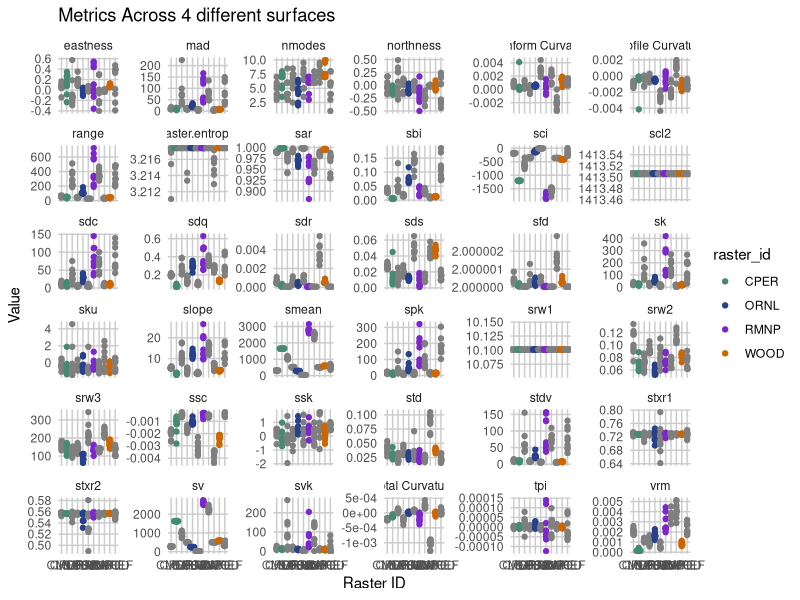
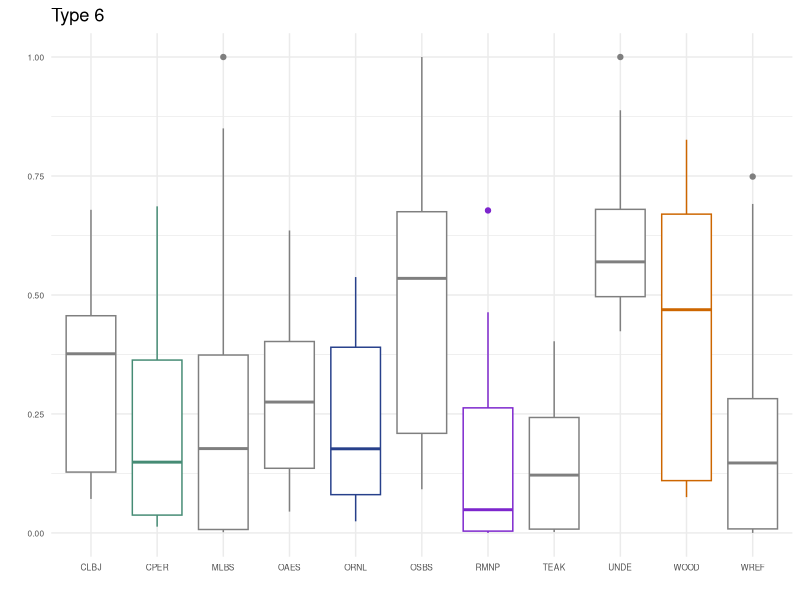
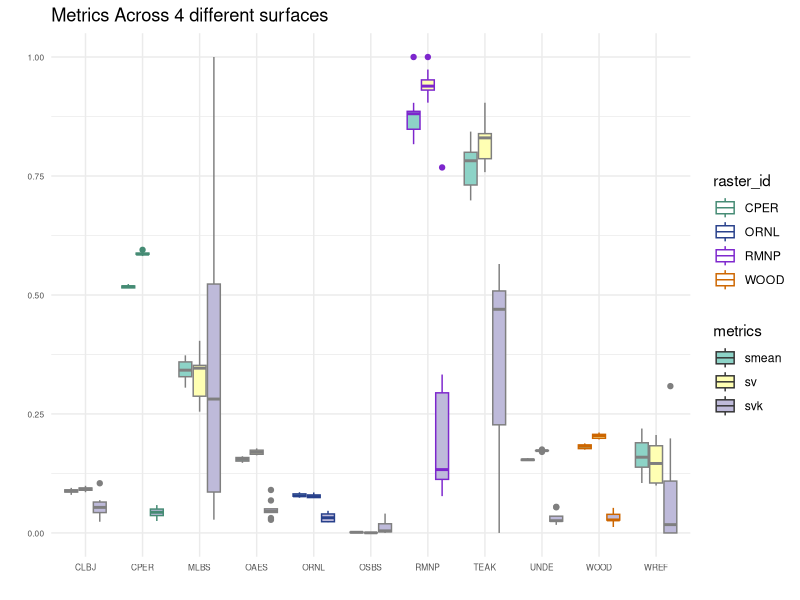
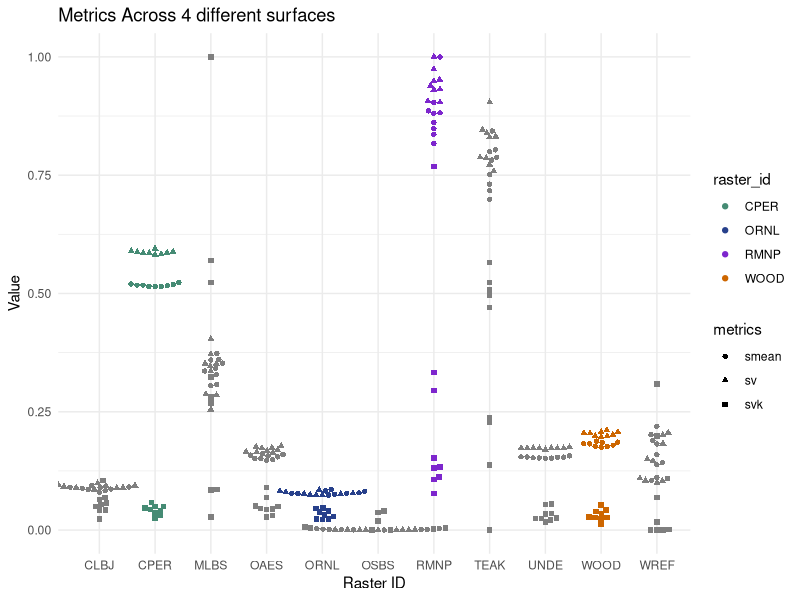
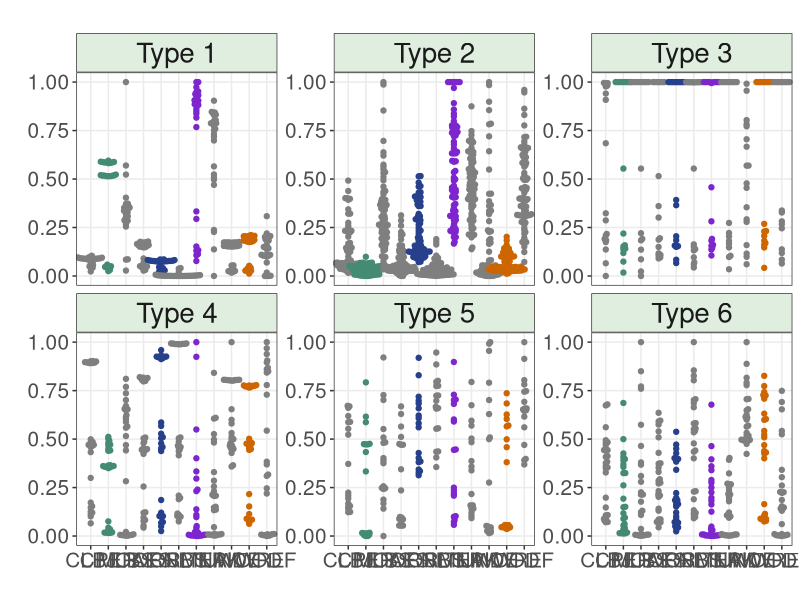
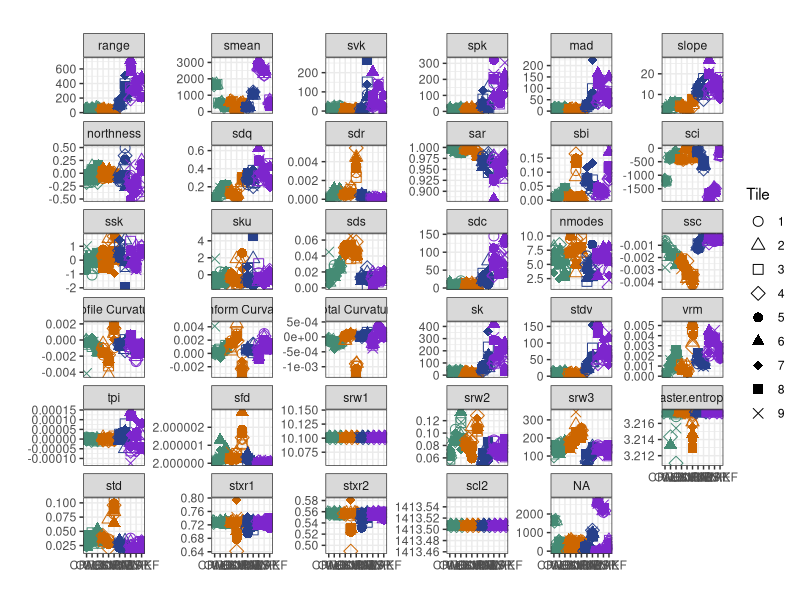
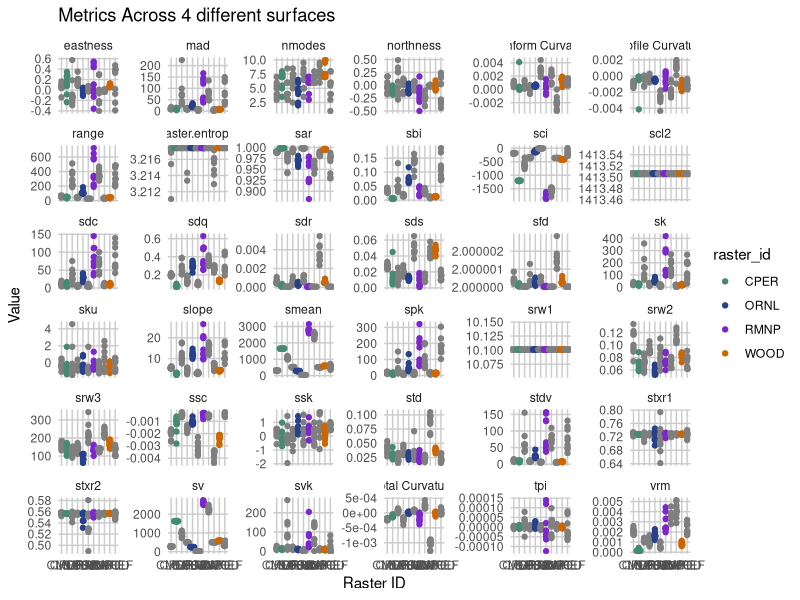
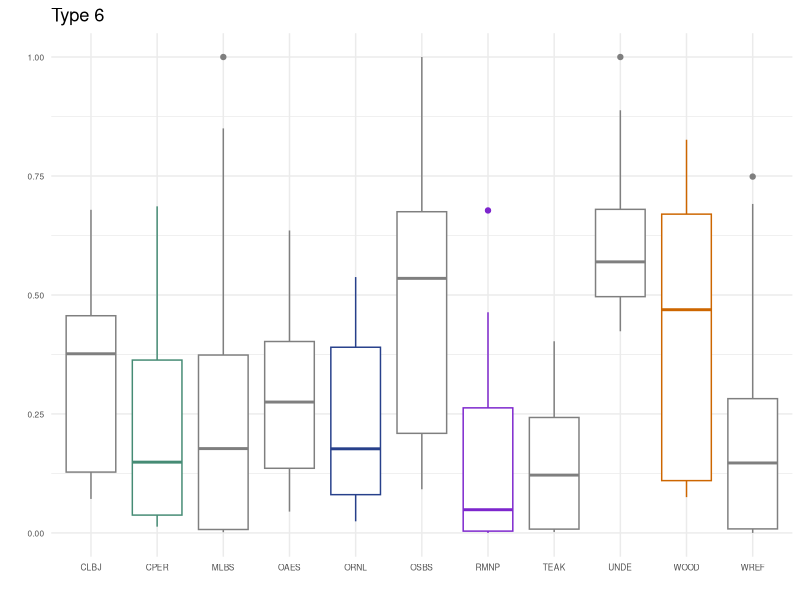

Write the R code that produced these figures, in order. (Note: this script raises an error after producing the figures.)
######Plotting######################
library(readr)
library(dplyr)
library(ggplot2)
library(cowplot)
library(tidyr)
library(ggrepel)
library(ggbeeswarm)

Metrics <- read_csv("./results/all_metrics_wide.csv") 
View(Metrics)


remove.metrics <- c("sa_1", "sq_1", "s10z_1", "sdq6_1", "sph_1", "svi_1", "scl_1",
                    "TRI_1", "TRIriley_1", "TRIrmsd_1", "roughness_1",
                    "std_1", "TPI_1", "tri_1")

check <- !(Metrics$func %in% remove.metrics)
Metrics.sub <- filter(Metrics, check)

# do some renaming
i <- which(Metrics.sub$func == "srw_1")
Metrics.sub$func[i] <- "srw1"

i <- which(Metrics.sub$func == "srw_2")
Metrics.sub$func[i] <- "srw2"

i <- which(Metrics.sub$func == "srw_3")
Metrics.sub$func[i] <- "srw3"

i <- which(Metrics.sub$func == "curvature_profile_1")
Metrics.sub$func[i] <- "Profile Curvature"

i <- which(Metrics.sub$func == "curvature_planform_1")
Metrics.sub$func[i] <- "Planform Curvature"

i <- which(Metrics.sub$func == "curvature_total_1")
Metrics.sub$func[i] <- "Total Curvature"

i <- which(Metrics.sub$func == "stxr_1")
Metrics.sub$func[i] <- "stxr1"

i <- which(Metrics.sub$func == "stxr_2")
Metrics.sub$func[i] <- "stxr2"

i <- which(Metrics.sub$func == "scl_2")
Metrics.sub$func[i] <- "scl2"

#Pivot data to format for plotting
Metrics_Long<- Metrics.sub %>%
  mutate(func = gsub("_.*", "", func)) %>%  # remove anything after the first "_" from func column
  pivot_longer(
    cols = -func,               # except first row
    names_to = "Raster",        # new column for raster
    values_to = "value"         # new column for the metric value
  ) %>%
  rename(metrics = func) %>%       # rename func to metrics
  select(metrics, value, Raster) %>%
  mutate(raster_id = substr(Raster, 1, 4),   # add new column with locations, ID first 4 letters in raster
         resolution = sub(".*_(\\d+)m\\.tif$", "\\1", Raster),     # extract number before "m.tif" 
         Tile = sub(".*_(\\d+)_\\d+m\\.tif$", "\\1", Raster)) %>%  # second-to-last number   
  drop_na()  #remove NA values

#filter resolutions
Metrics_LongRes <- Metrics_Long %>% filter(resolution==1)

#Identify Outliers
findoutlier <- function(x) {    #Define function to identify outlier
  return(x < quantile(x, .25) - 1.5*IQR(x) | x > quantile(x, .75) + 1.5*IQR(x))
  }
Metrics_LongRes <- Metrics_LongRes %>%    #Include new columns that shows if observation is an outlier
  group_by(metrics, raster_id) %>%
  mutate(outlier = ifelse(findoutlier(value), value, NA))

#Beeswarm plot for all
ggplot(Metrics_LongRes, aes(x = raster_id, y = value, color = raster_id)) +
  geom_beeswarm() +
  facet_wrap(~ metrics, scales = "free_y") +  # one panel per metric
  scale_color_manual(values = c("CPER" = "aquamarine4", "ORNL" = "royalblue4", "RMNP"="purple3", "WOOD"="darkorange3"))+
  labs(x = "Raster ID",
       y = "Value",
       title = "Metrics Across 4 different surfaces") +
  theme_minimal() +
  theme(panel.grid.minor = element_blank(),
        panel.grid.major = element_line(color = "grey80"))

ggsave("BeeswarmAll.png", width = 70 , height = 40 , units = "cm", bg = "white")

#Plot subset for individual types
#Scale metrics so that can be plotted on the same 0-1 scale
Metrics_LongResScaled <- Metrics_LongRes %>%
  group_by(metrics) %>%
  mutate(value_scaled = (value - min(value)) / (max(value) - min(value))) %>%
  ungroup()

#Rerun individual types
#filter data per metrics
type1 <- Metrics_LongResScaled %>%
  filter(metrics %in% c("s10z", "sdq6", "smean", "sph", "sv", "svk")) %>% mutate(type = "Type 1")
type2 <- Metrics_LongResScaled %>%
  filter(metrics %in% c("mad", "range","roughness", 
                        "sdc", "sdq", "sk", "slope", "spk", "stdv",
                        "tri", "TRI", "TRIriley", "TRIrmsd", "vrm", "sa", "sq")) %>% mutate(type = "Type 2")
type3 <- Metrics_LongResScaled %>%
  filter(metrics %in% c("scl", "sku", "srw", "raster.entropy", "stxr")) %>% mutate(type = "Type 3")
type4 <- Metrics_LongResScaled %>%
  filter(metrics %in% c("sfd", "sci", "svi","tpi", "TPI")) %>% mutate(type = "Type 4")
type5 <- Metrics_LongResScaled %>%
  filter(metrics %in% c("sbi", "ssk")) %>% mutate(type = "Type 5")
type6 <- Metrics_LongResScaled %>%
  filter(metrics %in% c("northness", "sdr","curvature", "sds")) %>% mutate(type = "Type 6")
type7 <- Metrics_LongResScaled %>%
  filter(!metrics %in% c("s10z", "sdq6", "smean", "sph", "sv", "svk",
                         "AdjSD", "RIE", "roughness", "sdc", "sdq", "sk", "slope", "spk", 
                         "tri", "TRI", "TRIriley", "TRIrmsd", "vrm", "sa", "sq",
                         "scl", "sku", "srw", "raster.entropy", "stxr", 
                         "sfd", "sci", "svi","tpi", "TPI",
                         "sbi", "ssk",
                         "northness", "sdr", "curvature", "sds"))
All <- bind_rows(type1, type2, type3, type4, type5, type6)

###Plot individual types
#Boxplot
ggplot(type6, aes(x = raster_id, y = value_scaled, color = raster_id)) +
  geom_boxplot() +
  theme_minimal() +
  scale_color_manual(values = c("CPER" = "aquamarine4", "ORNL" = "royalblue4", "RMNP"="purple3", "WOOD"="darkorange3"))+
  labs(x = "", y = "", title = "Type 6") +
  theme(legend.position="none", 
        axis.text = element_text(size=6))
ggsave("Boxplot_type.png", width = 6 , height = 6 , units = "cm")

#Boxplots (with individual metrics)
ggplot(type1, aes(x = raster_id, y = value_scaled, color = raster_id, fill=metrics)) +
  geom_boxplot() +
  theme_minimal() +
  scale_fill_brewer(palette="Set3") +
  scale_color_manual(values = c("CPER" = "aquamarine4", "ORNL" = "royalblue4", "RMNP"="purple3", "WOOD"="darkorange3"))+
  labs(x = "", y = "", title = "Metrics Across 4 different surfaces") +
  theme(axis.text = element_text(size=6))

#Beeswarm
ggplot(type1, aes(x = raster_id, y = value_scaled, color = raster_id, shape = metrics)) +
  geom_beeswarm() +
  theme_minimal() +
  scale_color_manual(values = c("CPER" = "aquamarine4", "ORNL" = "royalblue4", "RMNP"="purple3", "WOOD"="darkorange3"))+
  labs(
    x = "Raster ID",
    y = "Value",
    title = "Metrics Across 4 different surfaces")

###Plot All
ggplot(All, aes(x = raster_id, y = value_scaled, color = raster_id)) +
  geom_beeswarm() +
  facet_wrap(~ type, scales = "free_y", nrow=2) +  # metrics by type
  theme_bw() +
  scale_color_manual(values = c("CPER" = "aquamarine4", "ORNL" = "royalblue4", "RMNP"="purple3", "WOOD"="darkorange3")) +
  labs(x = "", y = "", title = "") +
  theme(legend.position = "none",
        panel.grid.minor = element_blank(),
        axis.text = element_text(size = 15),
        strip.text = element_text(size = 20),
        strip.background = element_rect(fill = "honeydew2"))

ggsave("Types.png", width = 30 , height = 20 , units = "cm")



###Plot beeswarm for all variables
Metrics_LongRes_all <- Metrics_LongRes %>%
  mutate(raster_id = factor(raster_id, levels = c("CPER", "OAES", "CLBJ",
                                                  "WOOD", "OSBS","UNDE",
                                                  "ORNL", "MLBS",  "RMNP", 
                                                  "TEAK", "WREF")),
         metrics = factor(metrics,
                          levels = c("range", "smean", "svk", "spk", "mad",
                                     "slope", "northness", "eastnesss", "sdq",
                                     "sdr", "sar",
                                     "sbi", "sci", "ssk", "sku", "sds", "svi",
                                     "sdc", "nmodes",
                                     "ssc", "Profile Curvature", "Planform Curvature",
                                     "Total Curvature",
                                     "sk", "stdv", "vrm", "tpi",
                                     "sfd", "srw1", "srw2", "srw3", "raster.entropy", 
                                     "std", "stxr1", "stxr2", "scl2")
         ))

ggplot(Metrics_LongRes_all, aes(x = raster_id, y = value, color = raster_id, shape = Tile)) +
  geom_beeswarm(size=3) +
  facet_wrap(~ metrics, scales = "free_y", nrow=6) +  # metrics by type
  theme_bw() +
  scale_color_manual(values = c("CPER" = "aquamarine4", "OAES" = "aquamarine4", "CLBJ" = "aquamarine4", 
                                "ORNL" = "royalblue4", "MLBS" = "royalblue4", 
                                "RMNP"="purple3", "TEAK"="purple3", "WREF"="purple3", 
                                "WOOD"="darkorange3", "OSBS"="darkorange3", "UNDE"="darkorange3"), guide="none") +
  scale_shape_manual(name = "Tile",
                     values = c("1" = 1, "2" = 2, "3" = 0, "4" = 5, "5" = 16, "6" = 17, "7" = 18, "8" = 15, "9" = 4))+
  labs(x = "", y = "", title = "")


+
  theme(legend.position = "right",
        legend.text = element_text(size=25),
        legend.title = element_text(size=30),
        panel.grid.minor = element_blank(),
        axis.text = element_text(size = 25),
        strip.text = element_text(size = 30),
        strip.background = element_rect(fill = "honeydew2"))




###Plot beeswarm for top 12 variables from PCA
Metrics_LongRes_top <- Metrics_LongRes %>%
  filter(metrics %in% c("range", "curvature.total", "sbi", "stxr", "curvature.profile", "svk",
                        "sku", "eastness", "northness", "nmodes", "raster.entropy", "srw")) %>%
  mutate(raster_id = factor(raster_id, levels = c("CPER", "OAES", "CLBJ",
                                                  "WOOD", "OSBS","UNDE",
                                                  "ORNL", "MLBS",  
                                                  "RMNP", "TEAK", "WREF")),
         metrics = factor(metrics,
                          levels = c("range", "curvature.total", "sbi", "stxr", "curvature.profile", "svk",
                                     "sku", "eastness", "northness", "nmodes", "raster.entropy", "srw"),
                          labels = c("Range", "Total curvature", "Surface bearing index", "Texture aspect ratio", 
                                     "Profile curvature", "Reduced valley depth", "Surface kurtosis",
                                     "Aspect (easting)", "Aspect (northing)",
                                     "No. of modes", "Raster entropy", "Dominant radial wavelength")))
ggplot(Metrics_LongRes_top, aes(x = raster_id, y = value, color = raster_id, shape = Tile)) +
  geom_beeswarm(size=3) +
  facet_wrap(~ metrics, scales = "free_y", nrow=3) +  # metrics by type
  theme_bw() +
  scale_color_manual(values = c("CPER" = "aquamarine4", "OAES" = "aquamarine4", "CLBJ" = "aquamarine4", 
                                "ORNL" = "royalblue4", "MLBS" = "royalblue4", 
                                "RMNP"="purple3", "TEAK"="purple3", "WREF"="purple3", 
                                "WOOD"="darkorange3", "OSBS"="darkorange3", "UNDE"="darkorange3"), guide="none") +
  scale_shape_manual(name = "Tile",
                     values = c("1" = 1, "2" = 2, "3" = 0, "4" = 5, "5" = 16, "6" = 17, "7" = 18, "8" = 15, "9" = 4))+
  labs(x = "", y = "", title = "") +
  theme(legend.position = "right",
        legend.text = element_text(size=25),
        legend.title = element_text(size=30),
        panel.grid.minor = element_blank(),
        axis.text = element_text(size = 25),
        strip.text = element_text(size = 30),
        strip.background = element_rect(fill = "honeydew2"))
ggsave("Top12.png", width = 50 , height = 30 , units = "cm")

###Data Exploration###
Metrics_LongRes_test <- Metrics_LongRes %>% filter(metrics %in% c("range")) %>% filter(raster_id != "RMNP")
ggplot(Metrics_LongRes_test, aes(x = raster_id, y = value, color = raster_id)) + geom_beeswarm(size=3)























################### Resolutions ####################
#Grouped and calculate mean for 9 tiles
Metrics_Long_met <- Metrics_Long %>% group_by(metrics, raster_id, resolution) %>% 
  summarise(mean = mean(value, na.rm = TRUE)) %>%
  mutate(resolution = as.numeric(resolution))
Metrics_Long_sa <- Metrics_Long_met %>% filter(metrics=="range")

#Mean change over resolutions
ggplot(Metrics_Long_sa, aes(x = resolution, y = mean, color = raster_id, group=raster_id)) +
  geom_point() +
  geom_line() +
  theme_bw() +
  scale_x_continuous(breaks = sort(unique(Metrics_Long_sa$resolution)))+
  scale_color_manual(values = c("CPER" = "aquamarine4", "OAES" = "aquamarine4", "CLBJ" = "aquamarine4", 
                                "ORNL" = "royalblue4", "MLBS" = "royalblue4", 
                                "RMNP"="purple3", "TEAK"="purple3", "WREF"="purple3", 
                                "WOOD"="darkorange3", "OSBS"="darkorange3", "UNDE"="darkorange3"))

ggplot(Metrics_Long_met, aes(x = resolution, y = mean, color = raster_id, group=raster_id)) +
  geom_point() +
  geom_line() +
  facet_wrap(~ metrics, scales = "free_y") +
  scale_x_continuous(breaks = sort(unique(Metrics_Long_sa$resolution)))+
  theme_bw() +
  scale_color_manual(values = c("CPER" = "aquamarine4", "OAES" = "aquamarine4", "CLBJ" = "aquamarine4", 
                                "ORNL" = "royalblue4", "MLBS" = "royalblue4", 
                                "RMNP"="purple3", "TEAK"="purple3", "WREF"="purple3", 
                                "WOOD"="darkorange3", "OSBS"="darkorange3", "UNDE"="darkorange3"))+
  labs(x = "", y = "", title = "Mean change over resolutions") +
  theme(title = element_text(size=60),
        legend.text = element_text(size=35),
        legend.title = element_text(size=40),
        axis.text = element_text(size = 35),
        strip.text = element_text(size = 40))
ggsave("MeanChangeResolutions.png", width = 70 , height = 40 , units = "cm", bg = "white")

#Percent change relative to 1 m resolution
Metrics_Long_Percent <- Metrics_Long %>%
  group_by(metrics, raster_id, resolution) %>%
  summarise(mean = mean(value, na.rm = TRUE), .groups = "drop") %>%
  mutate(resolution = as.numeric(resolution)) %>%
  group_by(metrics, raster_id) %>%
  mutate(
    mean_1m = mean[resolution == 1],
    pct_change = ((mean - mean_1m) / mean_1m) * 100
  ) %>%
  ungroup()

ggplot(Metrics_Long_Percent, aes(x = resolution, y = pct_change, color = raster_id, group=raster_id)) +
  geom_point() +
  geom_line() +
  facet_wrap(~ metrics, scales = "free_y") +
  scale_x_continuous(breaks = sort(unique(Metrics_Long_sa$resolution)))+
  theme_bw() +
  scale_color_manual(values = c("CPER" = "aquamarine4", "OAES" = "aquamarine4", "CLBJ" = "aquamarine4", 
                                "ORNL" = "royalblue4", "MLBS" = "royalblue4", 
                                "RMNP"="purple3", "TEAK"="purple3", "WREF"="purple3", 
                                "WOOD"="darkorange3", "OSBS"="darkorange3", "UNDE"="darkorange3"))+
  labs(x = "", y = "", title = "% mean change relative to 1m resolution") +
  theme(title = element_text(size=60),
        legend.text = element_text(size=35),
        legend.title = element_text(size=40),
        axis.text = element_text(size = 35),
        strip.text = element_text(size = 40))

ggsave("MeanChangeResolutions_Percent.png", width = 70 , height = 40 , units = "cm", bg = "white")
